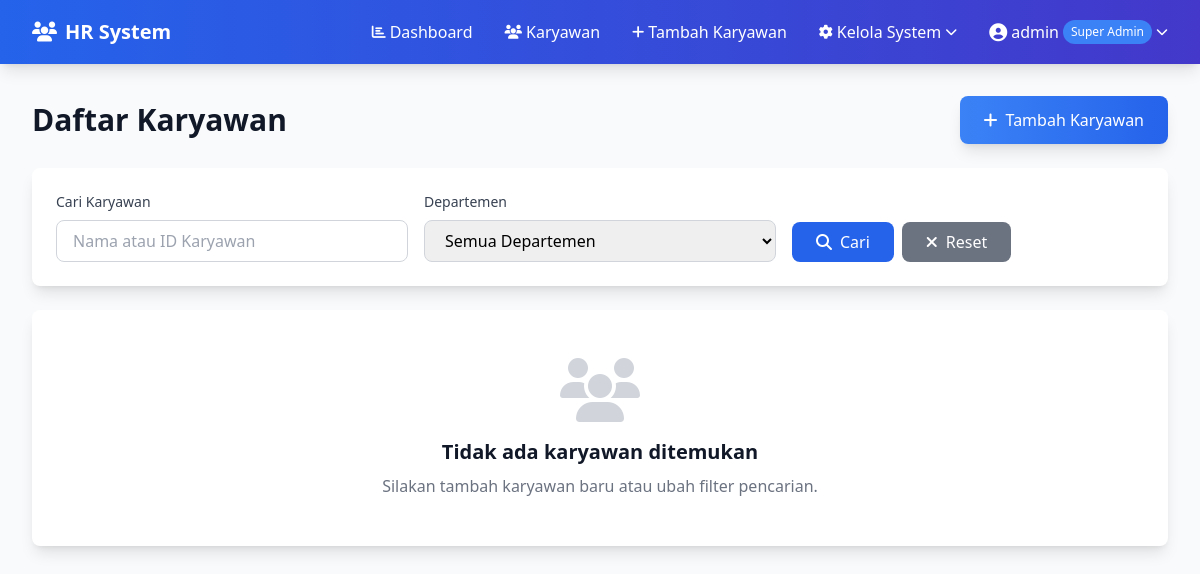
Before: /employees (signed in) with the older database file.
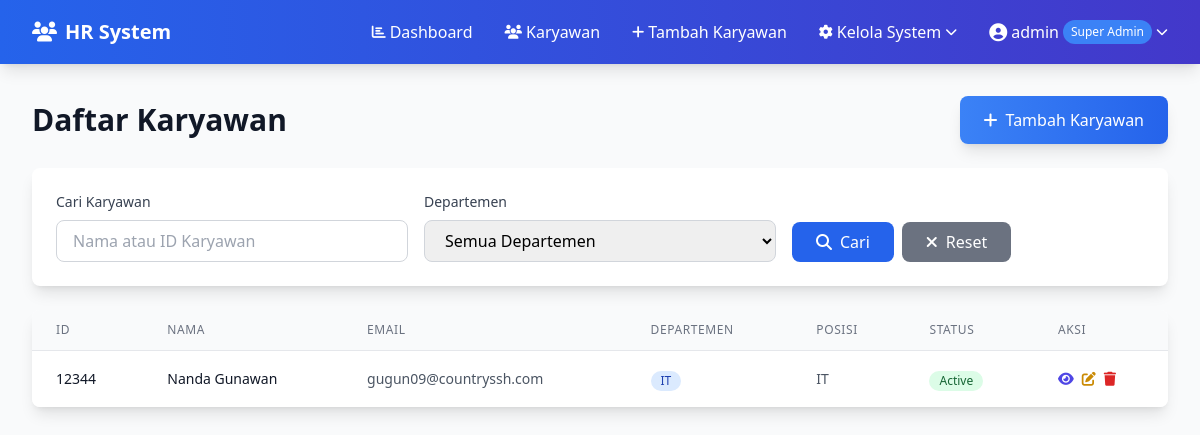
After: the same page with the newer database file.
### app.py (models this page shows)
class Employee(db.Model):
    id = db.Column(db.Integer, primary_key=True)
    employee_id = db.Column(db.String(20), unique=True, nullable=False)
    name = db.Column(db.String(100), nullable=False)
    email = db.Column(db.String(120), unique=True, nullable=False)
    phone = db.Column(db.String(20))
    department = db.Column(db.String(50), nullable=False)
    position = db.Column(db.String(50), nullable=False)
    salary = db.Column(db.Float)
    hire_date = db.Column(db.Date, nullable=False)
    status = db.Column(db.String(20), default='Active')
    user_id = db.Column(db.Integer, db.ForeignKey('user.id'), nullable=True)
    created_by = db.Column(db.Integer, db.ForeignKey('user.id'))
    created_at = db.Column(db.DateTime, default=datetime.utcnow)
    updated_at = db.Column(db.DateTime, default=datetime.utcnow, onupdate=datetime.utcnow)
    user_account = db.relationship('User', foreign_keys=[user_id], backref='employee_profile')
    creator = db.relationship('User', foreign_keys=[created_by])

### app.py (the view)
@app.route('/employees')
def employees():
    if 'user_id' not in session:
        return redirect(url_for('login'))
    user = User.query.get(session['user_id'])
    if not user or (not user.has_permission('view_employees') and not user.is_super_admin):
        flash('Anda tidak memiliki akses untuk melihat halaman ini!', 'error')
        return redirect(url_for('index'))
    page = request.args.get('page', 1, type=int)
    search = request.args.get('search', '')
    department = request.args.get('department', '')
    query = Employee.query
    if search:
        query = query.filter(Employee.name.contains(search) |
                           Employee.employee_id.contains(search))
    if department:
        query = query.filter_by(department=department)
    employees = query.paginate(page=page, per_page=10, error_out=False)
    departments = db.session.query(Employee.department).distinct().all()
    return render_template('employees.html',
                         employees=employees,
                         departments=departments,
                         search=search,
                         selected_department=department,
                         user=user)

### app.py (called while the page is built)
    def has_permission(self, permission):
        if not self.role_obj:
            return False
        return permission in (self.role_obj.permissions or [])

### templates/employees.html (shortened to what the changed rows need)
{% extends "base.html" %}
{% block content %}
<div class="flex justify-between items-center mb-6">
    <h1 class="text-3xl font-bold text-gray-900">Daftar Karyawan</h1>
</div>
<div class="bg-white rounded-lg shadow-lg overflow-hidden">
    {% if employees.items %}
    <div class="overflow-x-auto">
        <table class="min-w-full divide-y divide-gray-200">
            <thead class="bg-gray-50">
                <tr>
                    <th class="px-6 py-3 text-left text-xs font-medium text-gray-500 uppercase tracking-wider">ID</th>
                    <th class="px-6 py-3 text-left text-xs font-medium text-gray-500 uppercase tracking-wider">Nama</th>
                    <th class="px-6 py-3 text-left text-xs font-medium text-gray-500 uppercase tracking-wider">Email</th>
                    <th class="px-6 py-3 text-left text-xs font-medium text-gray-500 uppercase tracking-wider">Departemen</th>
                    <th class="px-6 py-3 text-left text-xs font-medium text-gray-500 uppercase tracking-wider">Posisi</th>
                    <th class="px-6 py-3 text-left text-xs font-medium text-gray-500 uppercase tracking-wider">Status</th>
                    <th class="px-6 py-3 text-left text-xs font-medium text-gray-500 uppercase tracking-wider">Aksi</th>
                </tr>
            </thead>
            <tbody class="bg-white divide-y divide-gray-200">
                {% for employee in employees.items %}
                <tr class="hover:bg-gray-50">
                    <td class="px-6 py-4 whitespace-nowrap text-sm font-medium text-gray-900">{{ employee.employee_id }}</td>
                    <td class="px-6 py-4 whitespace-nowrap text-sm text-gray-900">{{ employee.name }}</td>
                    <td class="px-6 py-4 whitespace-nowrap text-sm text-gray-600">{{ employee.email }}</td>
                    <td class="px-6 py-4 whitespace-nowrap">
                        <span class="inline-flex items-center px-2.5 py-0.5 rounded-full text-xs font-medium bg-blue-100 text-blue-800">
                            {{ employee.department }}
                        </span>
                    </td>
                    <td class="px-6 py-4 whitespace-nowrap text-sm text-gray-600">{{ employee.position }}</td>
                    <td class="px-6 py-4 whitespace-nowrap">
                        <span class="inline-flex items-center px-2.5 py-0.5 rounded-full text-xs font-medium
                                     {{ 'bg-green-100 text-green-800' if employee.status == 'Active' else 'bg-gray-100 text-gray-800' }}">
                            {{ employee.status }}
                        </span>
                    </td>
                    <td class="px-6 py-4 whitespace-nowrap text-sm font-medium">
                        <div class="flex space-x-2">
                            <a href="{{ url_for('view_employee', id=employee.id) }}"
                               class="text-indigo-600 hover:text-indigo-900 transition duration-200" title="Lihat Detail">
                                <i class="fas fa-eye"></i>
                            </a>
                            {% if 'edit_employee' in session.permissions or session.is_super_admin %}
                            <a href="{{ url_for('edit_employee', id=employee.id) }}"
                               class="text-yellow-600 hover:text-yellow-900 transition duration-200" title="Edit">
                                <i class="fas fa-edit"></i>
                            </a>
                            {% endif %}
                            {% if 'delete_employee' in session.permissions or session.is_super_admin %}
                            <a href="{{ url_for('delete_employee', id=employee.id) }}"
                               class="text-red-600 hover:text-red-900 transition duration-200" title="Hapus"
                               onclick="return confirm('Yakin ingin menghapus karyawan ini?')">
                                <i class="fas fa-trash"></i>
                            </a>
                            {% endif %}
                        </div>
                    </td>
                </tr>
                {% endfor %}
            </tbody>
        </table>
    </div>
    {% else %}
    <div class="text-center py-12">
        <i class="fas fa-users fa-4x text-gray-300 mb-4"></i>
        <h3 class="text-xl font-semibold text-gray-900 mb-2">Tidak ada karyawan ditemukan</h3>
        <p class="text-gray-500">Silakan tambah karyawan baru atau ubah filter pencarian.</p>
    </div>
    {% endif %}
</div>
{% endblock %}

Changed rows visible on the page:
added Employee: employee_id "12344", name "Nanda Gunawan", email "gugun09@countryssh.com", department "IT", position "IT", status "Active"
Other visible differences:
text no longer shown: "Tidak ada karyawan ditemukan Silakan tambah karyawan baru atau ubah filter pencarian."
text now shown: "ID NAMA EMAIL DEPARTEMEN POSISI STATUS AKSI"
